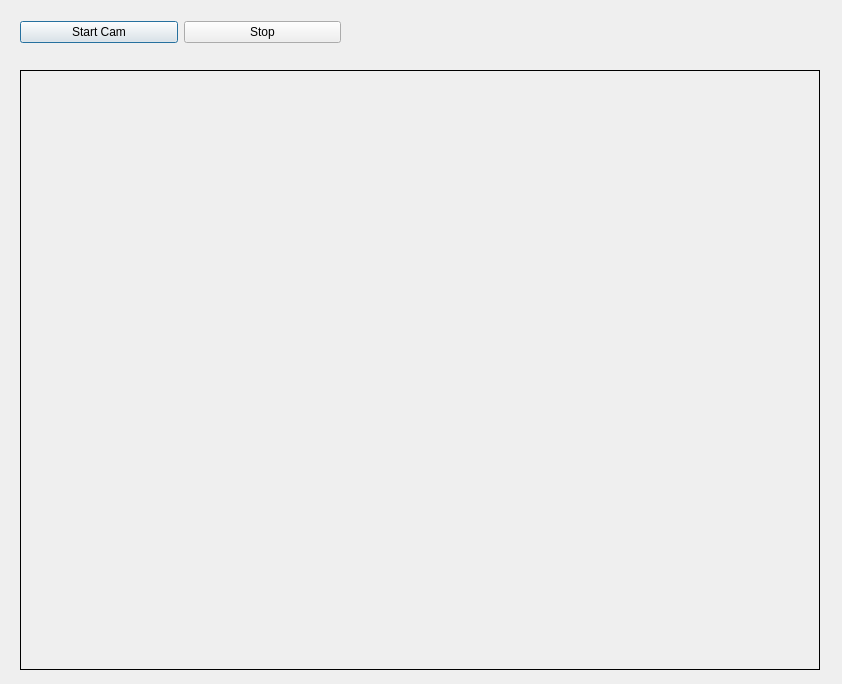
<?xml version="1.0" encoding="UTF-8"?>
<ui version="4.0">
 <class>CamDialog</class>
 <widget class="QDialog" name="CamDialog">
  <property name="geometry">
   <rect>
    <x>0</x>
    <y>0</y>
    <width>842</width>
    <height>684</height>
   </rect>
  </property>
  <property name="windowTitle">
   <string>Dialog</string>
  </property>
  <widget class="QLabel" name="imglabel">
   <property name="geometry">
    <rect>
     <x>20</x>
     <y>70</y>
     <width>800</width>
     <height>600</height>
    </rect>
   </property>
   <property name="frameShape">
    <enum>QFrame::Box</enum>
   </property>
   <property name="text">
    <string/>
   </property>
  </widget>
  <widget class="QWidget" name="layoutWidget">
   <property name="geometry">
    <rect>
     <x>20</x>
     <y>20</y>
     <width>321</width>
     <height>25</height>
    </rect>
   </property>
   <layout class="QHBoxLayout" name="horizontalLayout">
    <item>
     <widget class="QPushButton" name="startButton">
      <property name="text">
       <string>Start Cam</string>
      </property>
     </widget>
    </item>
    <item>
     <widget class="QPushButton" name="stopButton">
      <property name="text">
       <string>Stop</string>
      </property>
     </widget>
    </item>
   </layout>
  </widget>
 </widget>
 <resources/>
 <connections/>
</ui>
